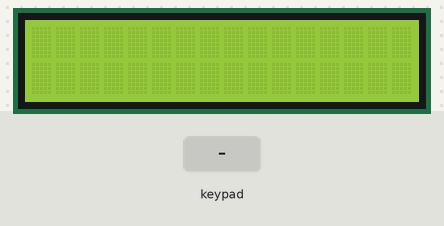
This sketch was run on a simulated Arduino Uno, built with avr-gcc and run on an emulated ATmega328P. Shown: 16×2 character LCD. The inputs (shaded band) are chosen by the test bench.

Above: at 1.2 s.
1.3 s: keypad keys 9 8 7 6 # pressed 0.4 s apart
At 4.3 s:
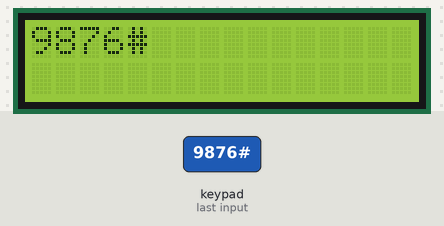
4.8 s: key 'A' pressed
At 5.8 s:
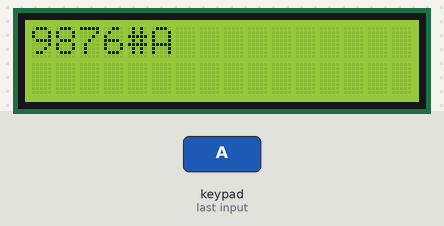
6.3 s: key 'B' pressed
At 7.0 s:
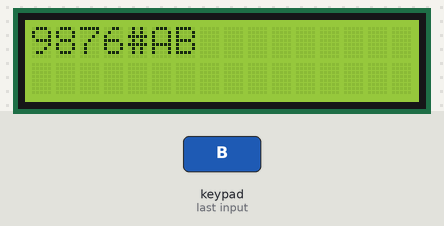
7.8 s: keypad keys 9 8 7 6 * pressed 0.4 s apart
At 10.5 s:
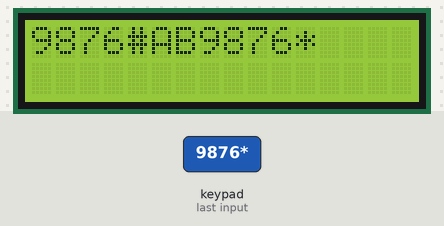
11.3 s: key 'C' pressed
At 11.9 s:
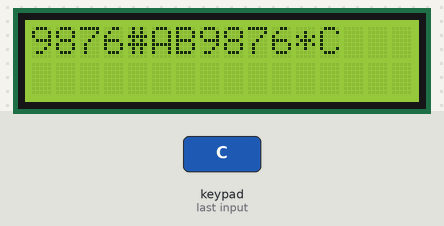
12.8 s: keypad keys 9 8 7 6 A pressed 0.4 s apart
At 15.4 s:
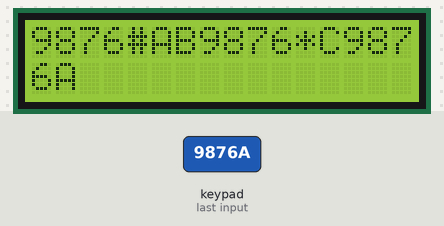
Timing chart, 0 to 16.9 s (numbered marks = the images above; inputs shaded):
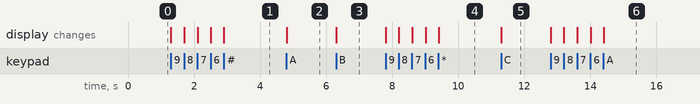

The sketch:

keypad_lcd.ino
```cpp
#include <Keypad.h>
#include <Wire.h>
#include <LiquidCrystal_I2C.h>

LiquidCrystal_I2C lcd(0x27, 16, 2);

const byte ROWS = 4;
const byte COLS = 4;


char keys[ROWS][COLS] = {
  {'1', '2', '3', 'A'},
  {'4', '5', '6', 'B'},
  {'7', '8', '9', 'C'},
  {'*', '0', '#', 'D'}
};

// Keypad wiring
byte rowPins[ROWS] = {9,8,7,6}; //connect to the row pinouts of the keypad
byte colPins[COLS] = {5,4,3,2};
Keypad keypad = Keypad(
  makeKeymap(keys),
  rowPins,
  colPins,
  ROWS,
  COLS
);

int col = 0;
int row = 0;

void setup() {
  lcd.init();
  lcd.backlight();
  lcd.clear();
}

void loop() {

  char key = keypad.getKey();

  if (key) {


    lcd.setCursor(col, row);
    lcd.print(key);

    col++;


    if (col >= 16) {
      col = 0;
      row++;


      if (row >= 2) {
        row = 0;
        lcd.clear();
      }
    }
  }
}
```

Measured:
- after the input at 1.3 s, the display: first changes at once (image 1 shows a later state)
- after the input at 4.8 s, the display: changes at once (image 2)
- after the input at 6.3 s, the display: changes at once (image 3)
- after the input at 7.8 s, the display: first changes at once (image 4 shows a later state)
- after the input at 11.3 s, the display: changes at once (image 5)
- after the input at 12.8 s, the display: first changes at once (image 6 shows a later state)
